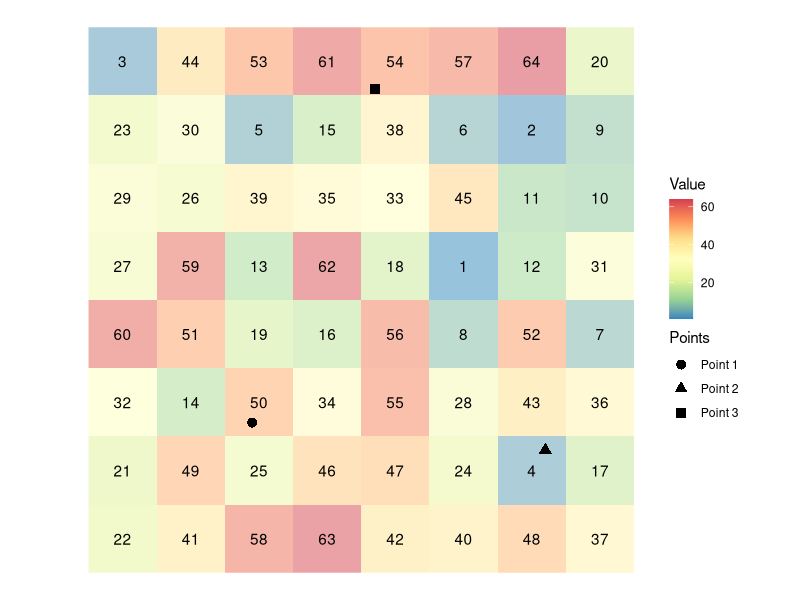
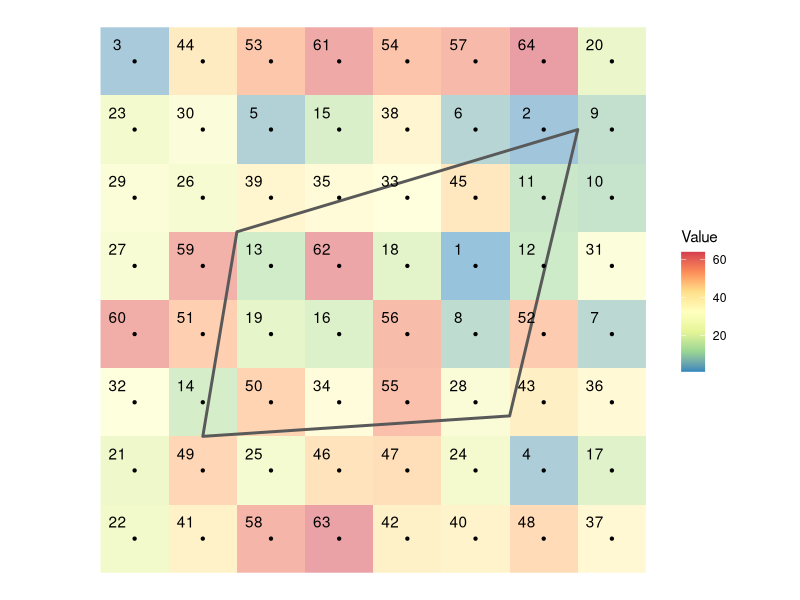

The R script that drew these images, in order:
## ---- chunk 1
library(sf)
library(dplyr)
library(data.table)
## ---- chunk 2
set.seed(378533)
library(sf)
library(stars)
library(dplyr)
library(ggplot2)

#--- create polygons ---#
polygon <- st_polygon(list(
  rbind(c(0, 0), c(8, 0), c(8, 8), c(0, 8), c(0, 0))
))

raster_like_cells <- 
  st_make_grid(polygon, n = c(8, 8)) %>%
  st_as_sf() %>%
  mutate(value = sample(1:64, 64))

stars_cells <- st_rasterize(raster_like_cells, nx = 8, ny = 8)

cell_centroids <- 
  st_centroid(raster_like_cells) %>%
  st_as_sf()
## ---- chunk 3
#--------------------------
# Create points for which values are extracted
#--------------------------
#--- points ---#
point_1 <- st_point(c(2.4, 2.2))
point_2 <- st_point(c(6.7, 1.8))
point_3 <- st_point(c(4.2, 7.1))

#--- combine the points to make a single  sf of points ---#
points <- 
  list(point_1, point_2, point_3) %>%
  st_sfc() %>%
  st_as_sf() %>%
  mutate(point_name = c("Point 1", "Point 2", "Point 3"))

#--------------------------
# Create maps
#--------------------------
ggplot() +
  geom_stars(data = stars_cells, alpha = 0.5) +
  scale_fill_distiller(name = "Value", palette = "Spectral") +
  geom_sf_text(data = raster_like_cells, aes(label = value)) +
  geom_sf(data = points, aes(shape = point_name), size = 3) +
  scale_shape(name = "Points") +
  theme_void()
## ---- chunk 4
#--------------------------
# Create a polygon for which values are extracted
#--------------------------
polygon_extract <- st_polygon(list(
  rbind(c(1.5, 2), c(6, 2.3), c(7, 6.5), c(2, 5), c(1.5, 2))
))

polygons_extract_viz <- ggplot() +
  geom_stars(data = stars_cells, alpha = 0.5) +
  scale_fill_distiller(name = "Value", palette = "Spectral") +
  geom_sf(data = polygon_extract, fill = NA, linewidth = 1) +
  geom_sf(data = cell_centroids, color = "black", size = 0.8) +
  geom_sf_text(data = raster_like_cells, aes(label = value), nudge_x = -0.25, nudge_y = 0.25) +
  theme_void()

polygons_extract_viz
